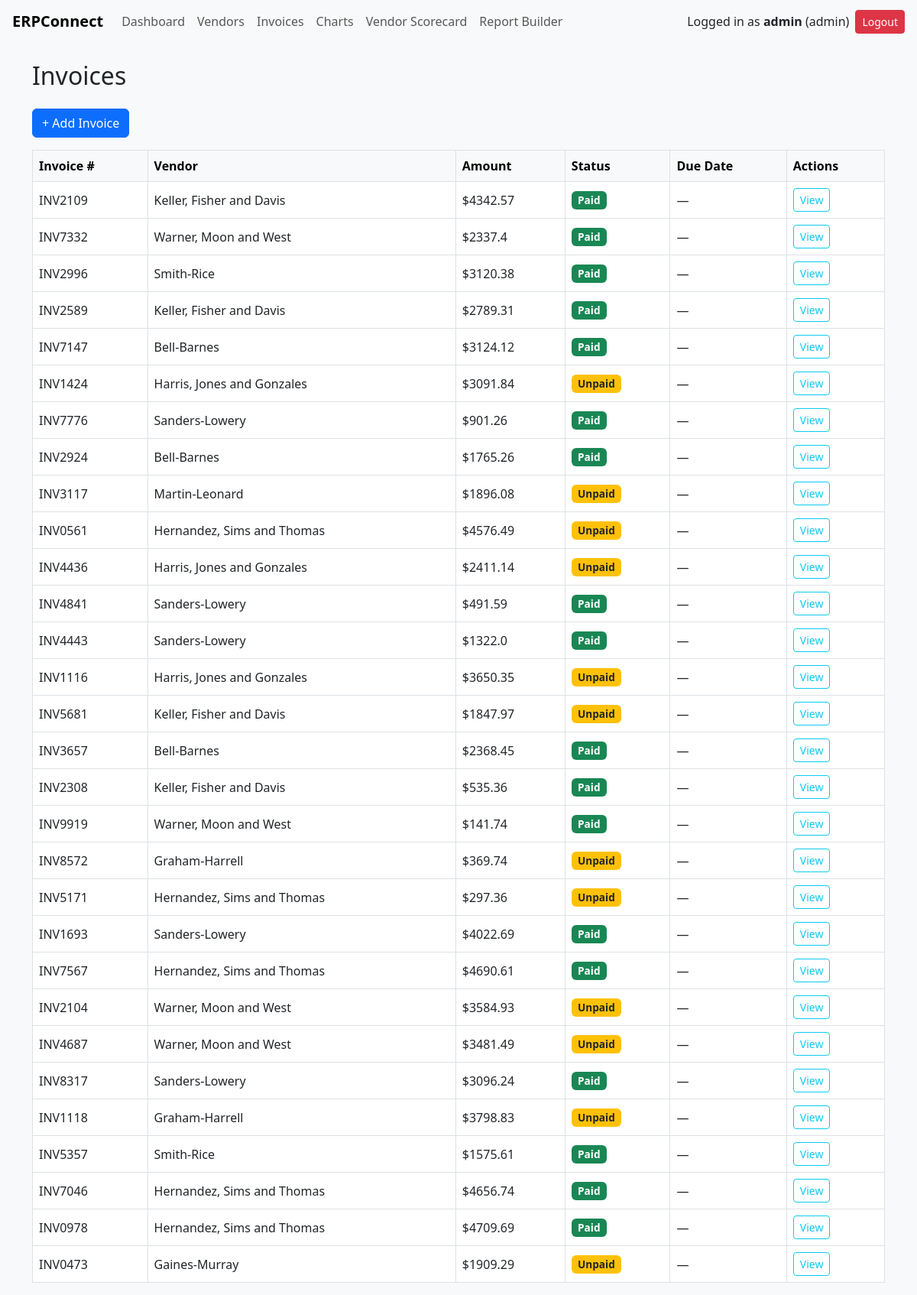
/invoices (signed in), run on the app's committed database.
### app/models.py (models this page shows)
class User(db.Model, UserMixin):
    id = db.Column(db.Integer, primary_key=True)
    username = db.Column(db.String(100), unique=True, nullable=False)
    password = db.Column(db.String(200), nullable=False)
    role = db.Column(db.String(20), nullable=False, default='viewer')

class Invoice(db.Model):
    id = db.Column(db.Integer, primary_key=True)
    invoice_number = db.Column(db.String(100), nullable=False)
    vendor_id = db.Column(db.Integer, db.ForeignKey('vendor.id'), nullable=False)
    amount = db.Column(db.Float, nullable=False)
    status = db.Column(db.String(50), default='unpaid')
    category = db.Column(db.String(100))
    tags = db.relationship('InvoiceTag', backref='invoice', lazy=True)
    due_date = db.Column(db.Date)
    upload_path = db.Column(db.String(300))
    created_at = db.Column(db.DateTime, default=datetime.utcnow)
    approved = db.Column(db.Boolean, default=False)
    annotations = db.relationship('InvoiceAnnotation', backref='invoice', lazy=True)
    messages = db.relationship('InvoiceMessage', backref='invoice', lazy=True)

class Vendor(db.Model):
    id = db.Column(db.Integer, primary_key=True)
    name = db.Column(db.String(150), nullable=False)
    contact_info = db.Column(db.String(150))
    address = db.Column(db.String(200))
    status = db.Column(db.String(50), default='active')
    created_at = db.Column(db.DateTime, default=datetime.utcnow)
    invoices = db.relationship('Invoice', backref='vendor', lazy=True)
    messages = db.relationship('VendorMessage', backref='vendor', lazy=True)

### app/routes.py (the view)
@main.route('/invoices')
@login_required
def invoices():
    if current_user.role != 'admin':
        flash("Access denied.", 'danger')
        return redirect(url_for('main.home'))
    return render_template('invoices.html', invoices=Invoice.query.all(), vendors=Vendor.query.all())

### app/__init__.py (called while the page is built)
def create_app():
    app = Flask(__name__)
    app.config['SECRET_KEY'] = 'supersecretkey'
    app.config['SQLALCHEMY_DATABASE_URI'] = 'sqlite:///erpconnect.db'
    app.config['SQLALCHEMY_TRACK_MODIFICATIONS'] = False
    app.config['UPLOAD_FOLDER'] = os.path.join('app', 'static', 'uploads')
    db.init_app(app)
    login_manager.init_app(app)
    csrf.init_app(app)
    Migrate(app, db)
    from .models import User
    @login_manager.user_loader
    def load_user(user_id):
        return User.query.get(int(user_id))
    login_manager.login_view = 'auth.login'
    from .routes import main as main_blueprint
    from .auth import auth as auth_blueprint
    app.register_blueprint(main_blueprint)
    app.register_blueprint(auth_blueprint)
    from .scheduler import start_scheduler
    start_scheduler()
    return app

### app/templates/invoices.html (shortened to what this page needs)
{% extends "layout.html" %}
{% block content %}
<h2 class="mb-4">Invoices</h2>
<a class="btn btn-primary mb-3" href="{{ url_for('main.add_invoice') }}">+ Add Invoice</a>
<table class="table table-bordered table-hover align-middle">
  <thead class="table-light">
    <tr>
      <th>Invoice #</th>
      <th>Vendor</th>
      <th>Amount</th>
      <th>Status</th>
      <th>Due Date</th>
      <th>Actions</th>
    </tr>
  </thead>
  <tbody>
    {% for i in invoices %}
    <tr>
      <td>{{ i.invoice_number }}</td>
      <td>{{ i.vendor.name }}</td>
      <td>${{ i.amount }}</td>
      <td>
        {% if i.status == 'paid' %}
          <span class="badge bg-success">Paid</span>
        {% else %}
          <span class="badge bg-warning text-dark">Unpaid</span>
        {% endif %}
      </td>
      <td>{{ i.due_date.strftime('%Y-%m-%d') if i.due_date else '—' }}</td>
      <td>
        <a class="btn btn-sm btn-outline-info" href="{{ url_for('main.view_invoice', invoice_id=i.id) }}">View</a>
      </td>
    </tr>
    {% else %}
    <tr>
      <td colspan="6" class="text-center"><em>No invoices found.</em></td>
    </tr>
    {% endfor %}
  </tbody>
</table>
{% endblock %}

### app/templates/layout.html (shortened to what this page needs)
<!DOCTYPE html>
<html lang="en">
<head>
  <link rel="stylesheet" href="https://cdn.jsdelivr.net/npm/bootstrap@5.3.0/dist/css/bootstrap.min.css" />
  <link rel="stylesheet" href="{{ url_for('static', filename='css/styles.css') }}" />
</head>
<body>
  <nav class="navbar navbar-expand-lg navbar-light bg-light px-3">
    <a class="navbar-brand fw-bold" href="{{ url_for('main.home') }}">ERPConnect</a>
    {% if current_user.is_authenticated %}
    <ul class="navbar-nav me-auto">
      <li class="nav-item"><a class="nav-link" href="{{ url_for('main.home') }}">Dashboard</a></li>
      {% if current_user.role == 'admin' %}
      <li class="nav-item"><a class="nav-link" href="{{ url_for('main.vendors') }}">Vendors</a></li>
      <li class="nav-item"><a class="nav-link" href="{{ url_for('main.invoices') }}">Invoices</a></li>
      <li class="nav-item"><a class="nav-link" href="{{ url_for('main.dashboard_charts') }}">Charts</a></li>
      <li class="nav-item"><a class="nav-link" href="{{ url_for('main.vendor_scorecard') }}">Vendor Scorecard</a></li>
      <li class="nav-item"><a class="nav-link" href="{{ url_for('main.report_builder') }}">Report Builder</a></li>
      {% endif %}
    </ul>
    <div class="ms-auto d-flex align-items-center">
      <span class="me-2">Logged in as <strong>{{ current_user.username }}</strong> ({{ current_user.role }})</span>
      <a href="{{ url_for('auth.logout') }}" class="btn btn-sm btn-danger">Logout</a>
    </div>
    {% endif %}
  </nav>
  <div class="container mt-4">
    {% block content %}{% endblock %}
  </div>
</body>
</html>

### app/static/css/styles.css (style rules this page uses)
.badge { font-size: 0.85rem; padding: 0.4em 0.6em; }
body { background-color: #f8f9fa; }

### data on the page
User: username "admin", role "admin"
Invoice: invoice_number "INV2109", vendor.name "Keller, Fisher and Davis", amount "4342.57", status "Paid", due_date "—"
Invoice: invoice_number "INV7332", vendor.name "Warner, Moon and West", amount "2337.4", status "Paid", due_date "—"
Invoice: invoice_number "INV2996", vendor.name "Smith-Rice", amount "3120.38", status "Paid", due_date "—"
Invoice: invoice_number "INV2589", vendor.name "Keller, Fisher and Davis", amount "2789.31", status "Paid", due_date "—"
Invoice: invoice_number "INV7147", vendor.name "Bell-Barnes", amount "3124.12", status "Paid", due_date "—"
Invoice: invoice_number "INV1424", vendor.name "Harris, Jones and Gonzales", amount "3091.84", status "Unpaid", due_date "—"
Invoice: invoice_number "INV7776", vendor.name "Sanders-Lowery", amount "901.26", status "Paid", due_date "—"
Invoice: invoice_number "INV2924", vendor.name "Bell-Barnes", amount "1765.26", status "Paid", due_date "—"
Invoice: invoice_number "INV3117", vendor.name "Martin-Leonard", amount "1896.08", status "Unpaid", due_date "—"
Invoice: invoice_number "INV0561", vendor.name "Hernandez, Sims and Thomas", amount "4576.49", status "Unpaid", due_date "—"
Invoice: invoice_number "INV4436", vendor.name "Harris, Jones and Gonzales", amount "2411.14", status "Unpaid", due_date "—"
Invoice: invoice_number "INV4841", vendor.name "Sanders-Lowery", amount "491.59", status "Paid", due_date "—"
Invoice: invoice_number "INV4443", vendor.name "Sanders-Lowery", amount "1322.0", status "Paid", due_date "—"
Invoice: invoice_number "INV1116", vendor.name "Harris, Jones and Gonzales", amount "3650.35", status "Unpaid", due_date "—"
Invoice: invoice_number "INV5681", vendor.name "Keller, Fisher and Davis", amount "1847.97", status "Unpaid", due_date "—"
Invoice: invoice_number "INV3657", vendor.name "Bell-Barnes", amount "2368.45", status "Paid", due_date "—"
Invoice: invoice_number "INV2308", vendor.name "Keller, Fisher and Davis", amount "535.36", status "Paid", due_date "—"
Invoice: invoice_number "INV9919", vendor.name "Warner, Moon and West", amount "141.74", status "Paid", due_date "—"
Invoice: invoice_number "INV8572", vendor.name "Graham-Harrell", amount "369.74", status "Unpaid", due_date "—"
Invoice: invoice_number "INV5171", vendor.name "Hernandez, Sims and Thomas", amount "297.36", status "Unpaid", due_date "—"
Invoice: invoice_number "INV1693", vendor.name "Sanders-Lowery", amount "4022.69", status "Paid", due_date "—"
Invoice: invoice_number "INV7567", vendor.name "Hernandez, Sims and Thomas", amount "4690.61", status "Paid", due_date "—"
Invoice: invoice_number "INV2104", vendor.name "Warner, Moon and West", amount "3584.93", status "Unpaid", due_date "—"
Invoice: invoice_number "INV4687", vendor.name "Warner, Moon and West", amount "3481.49", status "Unpaid", due_date "—"
Invoice: invoice_number "INV8317", vendor.name "Sanders-Lowery", amount "3096.24", status "Paid", due_date "—"
Invoice: invoice_number "INV1118", vendor.name "Graham-Harrell", amount "3798.83", status "Unpaid", due_date "—"
Invoice: invoice_number "INV5357", vendor.name "Smith-Rice", amount "1575.61", status "Paid", due_date "—"
Invoice: invoice_number "INV7046", vendor.name "Hernandez, Sims and Thomas", amount "4656.74", status "Paid", due_date "—"
Invoice: invoice_number "INV0978", vendor.name "Hernandez, Sims and Thomas", amount "4709.69", status "Paid", due_date "—"
Invoice: invoice_number "INV0473", vendor.name "Gaines-Murray", amount "1909.29", status "Unpaid", due_date "—"
